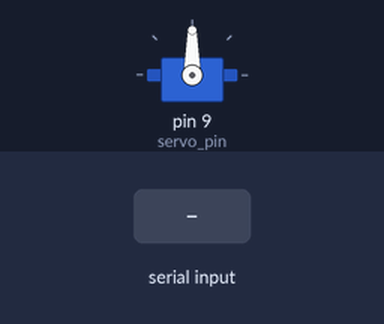
A sketch run on a simulated Arduino Uno, built with avr-gcc and run on an emulated ATmega328P. Parts: servo. Inputs (shaded band) come from the test bench.

Above: at 1.2 s.
1.3 s: byte 30 received over Serial
At 2.5 s:
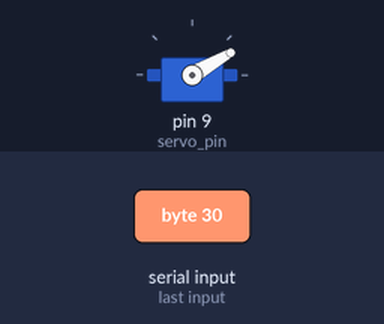
2.8 s: byte 120 received over Serial
At 3.7 s:
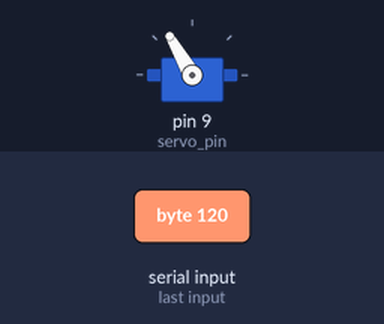
Timing chart, 0 to 5.8 s (numbered marks = the images above; inputs shaded):
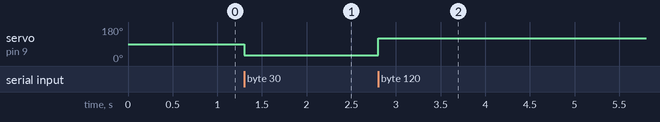

The sketch:

cludge_servo.ino
```cpp
/*
  Cludge_Servo
  Author: Shawn Hymel
  Date: April 21, 2014

  This is a basic servo control over Serial. Send 0-179 over UART.
*/

#include <Servo.h>

// Global variables
Servo servo;
int servo_pin = 9;
int pos = 90;

// Init UART and servo
void setup() {
  Serial.begin(9600);
  servo.attach(servo_pin);
}

// As UART commands come in, send to servo
void loop() {
  if (Serial.available()) {
    uint8_t b = Serial.read();
    if (b > 180) {
      b = 180;
    }
    servo.write(b);
  }
}
```

Measured:
- after the input at 1.3 s, servo on pin 9 (servo_pin): 90° → 30° at once
- after the input at 2.8 s, servo on pin 9 (servo_pin): 30° → 120° at once
